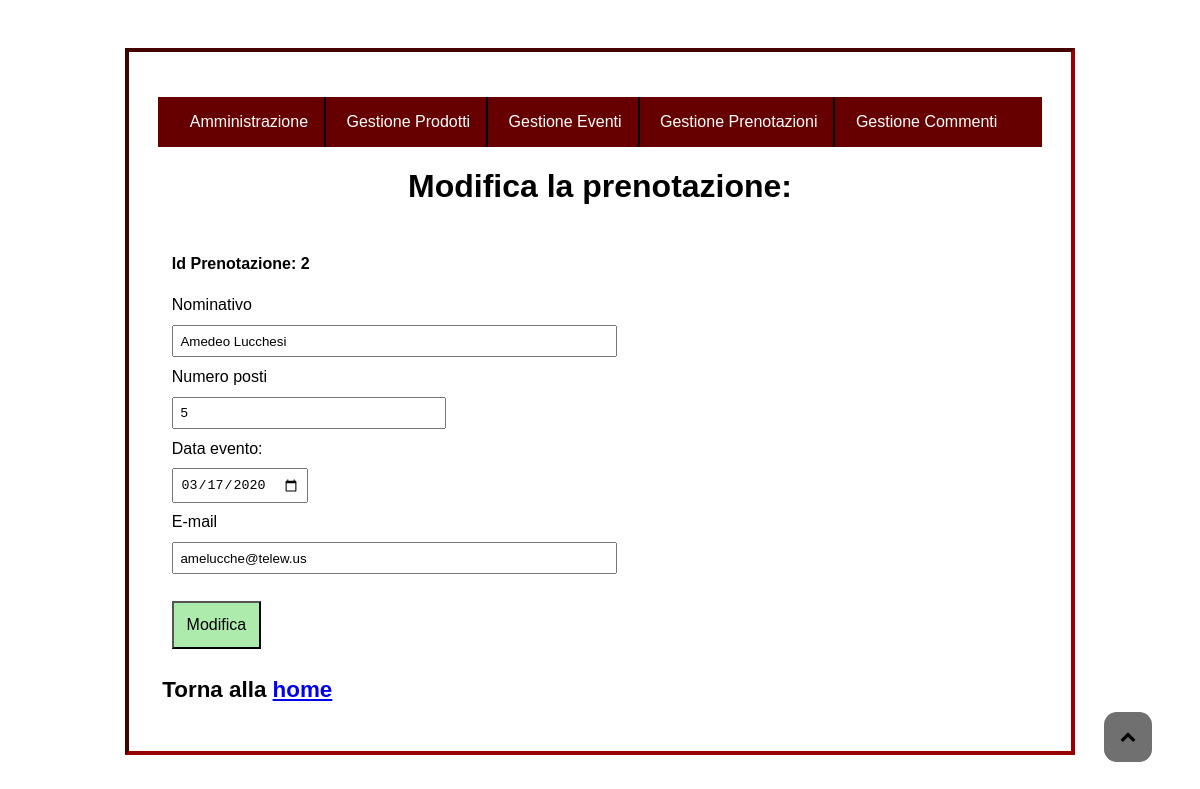
Screenshot of /Admin/form_amministrazione/modprenotazione.php?idprenotazione=2 with the database file from the repository.
### tables this page shows
CREATE TABLE prenotazioni (
	idprenotazione INT(11) PRIMARY KEY NOT NULL auto_increment,
	dataevento DATE NOT NULL,
	nominativo VARCHAR(255) NOT NULL,
    email VARCHAR(255) NOT NULL,
	nposti INT(6) NOT NULL
);

### Admin/form_amministrazione/modprenotazione.php (the view, shortened to what this page needs)
<?php
$catalogo=array();
$id=$_GET['idprenotazione'];
$query=mysqli_query($conn, "SELECT * FROM prenotazioni WHERE idprenotazione='$id'");
while($row=mysqli_fetch_assoc($query))
{
	$catalogo[]=$row;
}
$mod_pren=file_get_contents("modificaprenotazione.html");
$mod_pren=str_replace('$errornome$', "", $mod_pren);
$mod_pren=str_replace('$errormail$', "", $mod_pren);
$mod_pren=str_replace('$errornum$', "", $mod_pren);
foreach($catalogo as $catalogomultiplo)
{
	$mod_pren=str_replace('$idprenotazione$', $catalogomultiplo["idprenotazione"], $mod_pren);
	$mod_pren=str_replace('$dataevento$', $catalogomultiplo["dataevento"], $mod_pren);
	$mod_pren=str_replace('$nominativo$', $catalogomultiplo["nominativo"], $mod_pren);
	$mod_pren=str_replace('$email$', $catalogomultiplo["email"], $mod_pren);
	$mod_pren=str_replace('$nposti$', $catalogomultiplo["nposti"], $mod_pren);
}
echo $mod_pren;
?>

### Admin/amministrazione.css (style rules this page uses)
html, body { max-width:950px; margin: auto; font-family: Georgia, Arial, sans-serif; font-size: 100%; background: url(../img/vignaamm3.jpg); background-repeat: no-repeat; background-attachment: fixed; background-size: cover; }
body { padding-top: 3em; padding-bottom: 3em; }
.btn_btn-success { background: #adebad; font-size:1em; margin-top: 1em; padding: 0.8em; text-decoration: none; color: black; cursor: pointer; }
#myBtn { position: fixed; bottom: 2.4em; right: 3em; z-index: 99; border: none; outline: none; padding: 1em; border-radius: 0.8em; background: #707070; }
#myBtn span { color: black; }
.fa-chevron-up:before { content:"\f077"; }
#adm-content, #corpoform { background: white; padding: 1.8em; border: inset 4px #990000; }
#adm-content h1, #corpoform h1 { text-align: center; }
#adm-content h2, #corpoform h2 { text-align: left; margin-left: 0.2em; font-size: 1.4em; }
#corpoform p { display: block; font-weight: bold; }
#input1, #tipo, #tipologia, #input2, #input3, #input4, #input5, #input6, #input8, #input9, #input10, #input11, #input12, #input13, #input14, #input15, #desc, #image { padding: 0.5em; display: block; margin-top: 0.8em; margin-bottom: 0.8em; }
#input9, #input10 { width: 50%; }
#input11, #desc { width: 30%; }
.adm-form { border: none; }
.intestazione_commento h2, p { display: inline; line-height: 2; }
.header_amm { background: #660000; display: block; z-index: 100; margin: auto; width: 100%; }
#menu_amm li { list-style-type: none; display: inline-block; z-index: 6; padding: 1em; font-size: 1em; border-right: 2px solid black; }
#menu_amm a { text-align: center; }
#menu_amm>li>a { color:white; text-decoration: none; }
#menu_amm { padding-left: 1em; padding-right: 1em; }
#menu_amm>li:last-child { border-right: none; }

### Admin/stampa_amm.css (style rules this page uses)
html, body { max-width: 1000px; margin: auto; font-family: Georgia, Arial, sans-serif; font-size: 100%; background: none; }
body { padding-top: 1em; padding-bottom: 1em; }
.btn_btn-success { text-decoration: none; border: 2px groove black; background: none; }
#myBtn { display: none; }
#adm-content, #corpoform { background: white; padding: 0.6em; border: inset 4px black; }
#adm-content h1, #corpoform h1 { text-align: center; margin: 0.2em; font-size: 1.5em; }
#adm-content h2, #corpoform h2 { text-align: left; margin-left: 0.2em; font-size: 1.1em; }
#corpoform p { display: block; font-weight: bold; }
#input1, #tipo, #tipologia, #input2, #input3, #input4, #input5, #input6, #input8, #input9, #input10, #input11, #input12, #input13, #input14, #input15, #desc, #image { padding: 0.5em; display: block; margin-top: 0.8em; margin-bottom: 0.8em; }
#input9, #input10 { width: 50%; }
#input11 { width: 30%; }
.adm-form { border: none; }
.intestazione_commento h2, p { display: inline; line-height: 2; }
.header_amm, #hamburger, #menu_amm { display: none; }

### rows the page displays
prenotazioni: nominativo "Amedeo Lucchesi", nposti "5", dataevento "03/17/2020", email "amelucche@telew.us"
